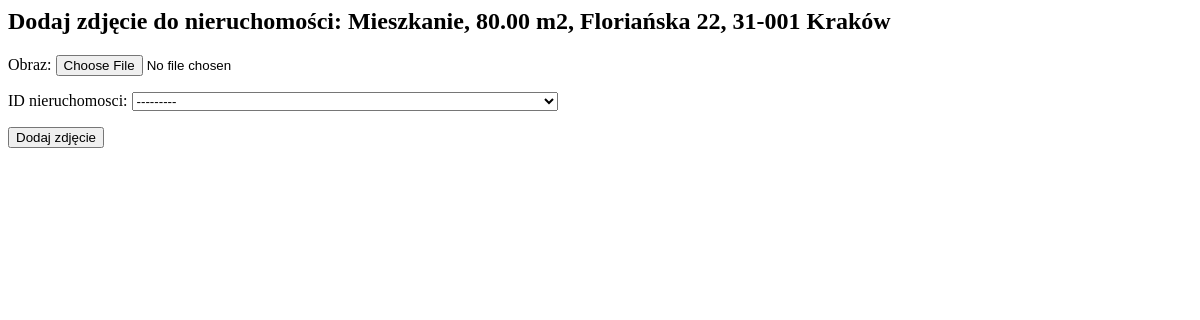
Before: /nieruchomosci/2/dodaj_zdjecie/ with the older database file.
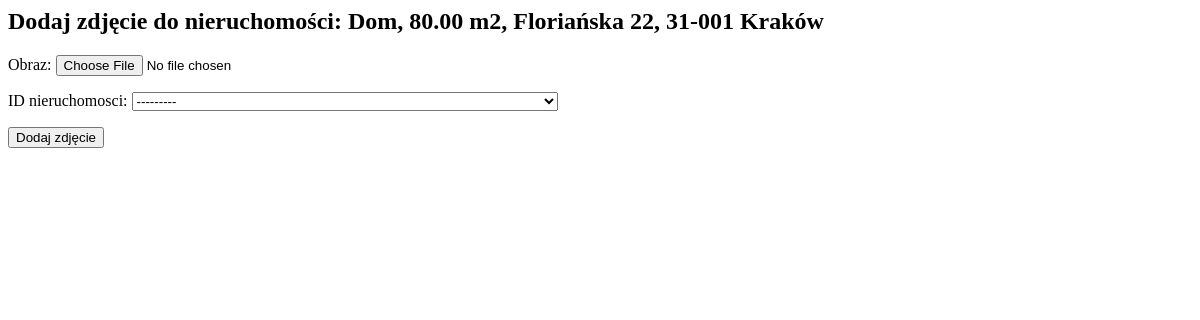
After: the same page with the newer database file.
### listings/models.py (models this page shows)
class Nieruchomosc(models.Model):
    STATUS_CHOICES = [
        ('Na Sprzedaż', 'Na Sprzedaż'),
        ('Wynajęte', 'Wynajęte'),
        ('Do wynajęcia', 'Do wynajęcia'),
        ('Do remontu', 'Do remontu')
    ]
    TYP_CHOICES = [
        ('Dom', 'Dom'),
        ('Mieszkanie', 'Mieszkanie'),
    ]
    Status = models.CharField(max_length=50, choices=STATUS_CHOICES)
    ID_nieruchomosci = models.AutoField(primary_key=True)
    ID_adresu = models.ForeignKey(Adres, on_delete=models.CASCADE, db_column='ID_adresu')
    Powierzchnia = models.DecimalField(max_digits=10, decimal_places=2)
    Liczba_pokoi = models.IntegerField()
    Cena = models.DecimalField(max_digits=10, decimal_places=2)
    Typ_nieruchomosci = models.CharField(max_length=50, choices=TYP_CHOICES)
    Opis = models.TextField(blank=True)  # Opcjonalne
    class Meta:
        db_table='Nieruchomosci'
    def __str__(self):
        return f"{self.Typ_nieruchomosci}, {self.Powierzchnia} m2, {self.ID_adresu}"

class Adres(models.Model):
    ID_adresu = models.AutoField(primary_key=True)
    Kraj = models.CharField(max_length=100)
    Miasto = models.CharField(max_length=100)
    Kod_pocztowy = models.CharField(max_length=20)
    Ulica = models.CharField(max_length=255)
    Numer_domu = models.CharField(max_length=10)
    Numer_mieszkania = models.CharField(max_length=10, blank=True, null=True)  # Opcjonalne
    class Meta:
        db_table='Adresy'
    def __str__(self):
        return f"{self.Ulica} {self.Numer_domu}, {self.Kod_pocztowy} {self.Miasto}"

### listings/views.py (the view)
# urls.py: path('nieruchomosci/<int:nieruchomosc_id>/dodaj_zdjecie/', views.dodaj_zdjecie, name='dodaj_zdjecie'),
def dodaj_zdjecie(request, nieruchomosc_id):
    nieruchomosc = Nieruchomosc.objects.get(pk=nieruchomosc_id)
    if request.method == 'POST':
        form = ZdjecieForm(request.POST, request.FILES)
        if form.is_valid():
            zdjecie = form.save(commit=False)
            zdjecie.ID_nieruchomosci = nieruchomosc
            zdjecie.save()
            return redirect('lista_nieruchomosci')  # Przekieruj na listę nieruchomości
    else:
        form = ZdjecieForm()
    return render(request, 'dodaj_zdjecie.html', {'form': form, 'nieruchomosc': nieruchomosc})

### listings/forms.py
class ZdjecieForm(forms.ModelForm):
    class Meta:
        model = Zdjecie
        fields = ('Obraz', 'ID_nieruchomosci')

### templates/dodaj_zdjecie.html (shortened to what this page needs)
<h2>Dodaj zdjęcie do nieruchomości: {{ nieruchomosc }}</h2>
<form method="post" enctype="multipart/form-data">
    {{ form.as_p }}
    <button type="submit">Dodaj zdjęcie</button>
</form>

Changed rows visible on the page:
changed Nieruchomosc: Typ_nieruchomosci+Powierzchnia+ID_adresu "Mieszkanie, 80.00 m2, Floriańska 22, 31-001 Kraków" → "Dom, 80.00 m2, Floriańska 22, 31-001 Kraków"
